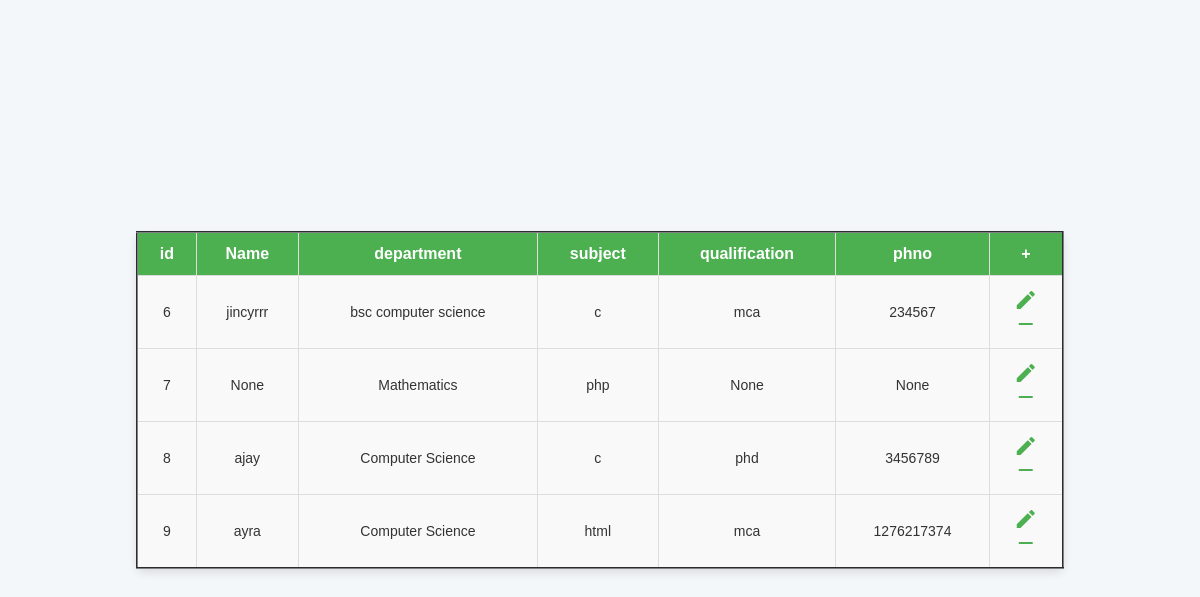
/faculty, run on an earlier commit of the app's database.
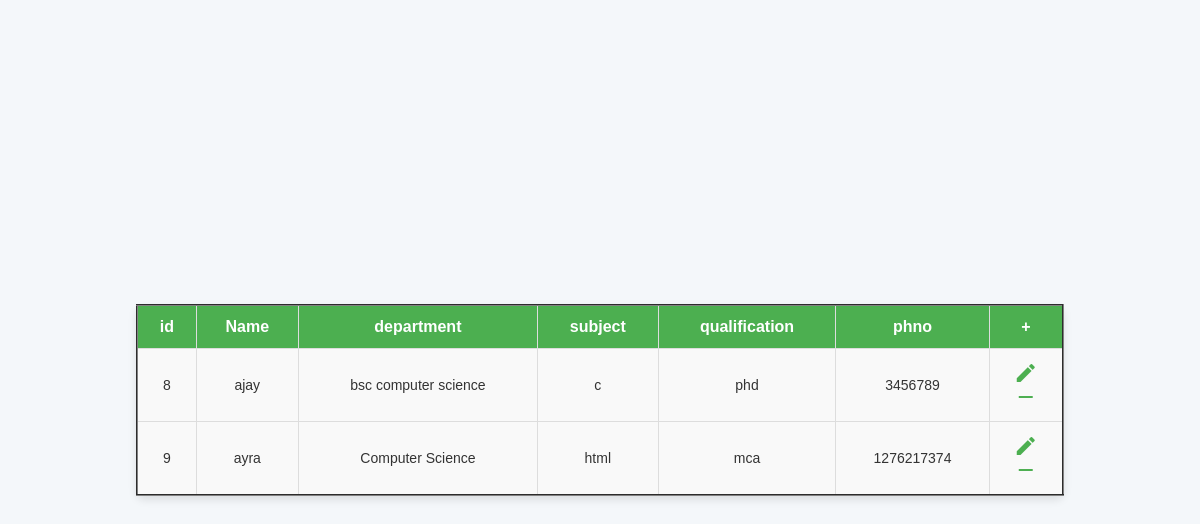
And on a later commit of the database.
### administrator/models.py (models this page shows)
class facultyTable(models.Model):
    LOGIN = models.ForeignKey(logintable, on_delete=models.CASCADE)
    name=models.CharField(max_length=30,null=True,blank=True)
    department=models.CharField(max_length=30,null=True,blank=True)
    subject=models.CharField(max_length=30,null=True,blank=True)
    qualification=models.CharField(max_length=30,null=True,blank=True)
    phoneno=models.BigIntegerField(null=True,blank=True)

### administrator/views.py (the view)
# urls.py: path("faculty",Facpage.as_view(),name="faculty"),
class Facpage(View):
    def get(self,request):
        obj=facultyTable.objects.all()
        return render(request,"admin/faculty.html",{'val':obj})

### templates/admin/faculty.html (shortened to what this page needs)
{%  load static %}
<html lang="en">
<head>
     <link rel="stylesheet" href="{% static 'css/style.css' %}">
</head>
<body class=" bo">
    <table border="2"  >
        <tr>
            <th>id</th>
        <th>Name</th>
        <th> department</th>
        <th>subject </th>
        <th>qualification</th>
        <th>phno</th>
        <th>+</th>
    </tr>
    {% for i in val %}
    <tr>
        <td>{{i.id }}</td>
        <td>{{i.name}}</td>
        <td>{{i.department}}</td>
        <td>{{i.subject}}</td>
        <td>{{i.qualification}}</td>
        <td>{{i.phoneno}}</td>
        <td>
            <a href="editfaculty/{{i.id}}"><li class="material-icons">edit</li> </a><br>
            <a href="removefaculty/{{ i.LOGIN.id }}"><li class="material-icons">remove</li> </a>
        </td>
    </tr>
    {% endfor %}
    </table>
</body>
</html>

### static/css/style.css (style rules this page uses)
* { margin: 0; padding: 0; box-sizing: border-box; }
body { font-family: 'Arial', sans-serif; background-color: #f7f7f7; padding: 20px; }
.bo { display: flex; justify-content: center; align-items: center; height: 100vh; flex-direction: column; }
table { width: 80%; border-collapse: collapse; margin: 20px auto; box-shadow: 0 4px 8px rgba(0, 0, 0, 0.1); background-color: #fff; border-radius: 8px; }
th, td { padding: 12px; text-align: center; border: 1px solid #ddd; font-size: 14px; color: #333; }
th { background-color: #4CAF50; color: white; font-size: 16px; font-weight: bold; }
td { background-color: #f9f9f9; }
.material-icons { font-size: 20px; color: #4CAF50; cursor: pointer; transition: color 0.3s ease; }
a { text-decoration: none; }
body { font-family: Arial, sans-serif; background-color: #f4f7fa; display: flex; justify-content: center; align-items: center; }

What changed in the data, as far as the page shows it:
removed facultyTable: id "6", name "jincyrrr", department "bsc computer science", subject "c", qualification "mca", phoneno "234567"
removed facultyTable: id "7", name "None", department "Mathematics", subject "php", qualification "None", phoneno "None"
changed facultyTable "ajay": department "Computer Science" → "bsc computer science"
